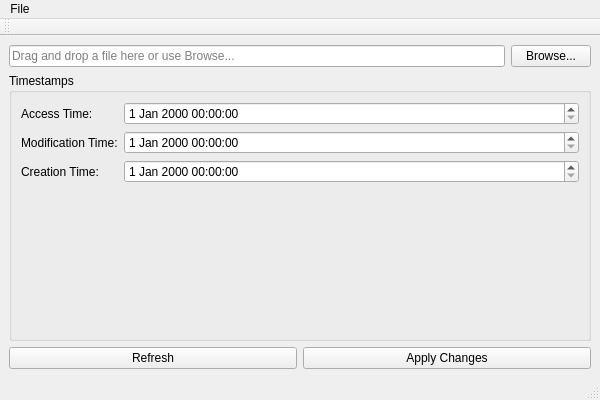
<?xml version="1.0" encoding="UTF-8"?>
<ui version="4.0">
 <class>MainWindow</class>
 <widget class="QMainWindow" name="MainWindow">
  <property name="geometry">
   <rect>
    <x>0</x>
    <y>0</y>
    <width>600</width>
    <height>400</height>
   </rect>
  </property>
  <property name="windowTitle">
   <string>File Touch</string>
  </property>
  <widget class="QWidget" name="centralwidget">
   <layout class="QVBoxLayout" name="verticalLayout">
    <item>
     <layout class="QHBoxLayout" name="horizontalLayout">
      <item>
       <widget class="QLineEdit" name="filePathEdit">
        <property name="placeholderText">
         <string>Drag and drop a file here or use Browse...</string>
        </property>
       </widget>
      </item>
      <item>
       <widget class="QPushButton" name="browseButton">
        <property name="text">
         <string>Browse...</string>
        </property>
       </widget>
      </item>
     </layout>
    </item>
    <item>
     <widget class="QGroupBox" name="timestampsGroup">
      <property name="title">
       <string>Timestamps</string>
      </property>
      <layout class="QFormLayout" name="formLayout">
       <item row="0" column="0">
        <widget class="QLabel" name="accessTimeLabel">
         <property name="text">
          <string>Access Time:</string>
         </property>
        </widget>
       </item>
       <item row="0" column="1">
        <widget class="QDateTimeEdit" name="accessTimeEdit"/>
       </item>
       <item row="1" column="0">
        <widget class="QLabel" name="modificationTimeLabel">
         <property name="text">
          <string>Modification Time:</string>
         </property>
        </widget>
       </item>
       <item row="1" column="1">
        <widget class="QDateTimeEdit" name="modificationTimeEdit"/>
       </item>
       <item row="2" column="0">
        <widget class="QLabel" name="creationTimeLabel">
         <property name="text">
          <string>Creation Time:</string>
         </property>
        </widget>
       </item>
       <item row="2" column="1">
        <widget class="QDateTimeEdit" name="creationTimeEdit"/>
       </item>
      </layout>
     </widget>
    </item>
    <item>
     <layout class="QHBoxLayout" name="buttonLayout">
      <item>
       <widget class="QPushButton" name="refreshButton">
        <property name="text">
         <string>Refresh</string>
        </property>
       </widget>
      </item>
      <item>
       <widget class="QPushButton" name="applyButton">
        <property name="text">
         <string>Apply Changes</string>
        </property>
       </widget>
      </item>
     </layout>
    </item>
   </layout>
  </widget>
  <widget class="QMenuBar" name="menubar">
   <property name="geometry">
    <rect>
     <x>0</x>
     <y>0</y>
     <width>600</width>
     <height>21</height>
    </rect>
   </property>
   <widget class="QMenu" name="menuFile">
    <property name="title">
     <string>File</string>
    </property>
    <addaction name="actionExit"/>
   </widget>
   <addaction name="menuFile"/>
  </widget>
  <widget class="QStatusBar" name="statusbar"/>
  <widget class="QToolBar" name="toolBar">
   <property name="windowTitle">
    <string>toolBar</string>
   </property>
   <attribute name="toolBarArea">
    <enum>TopToolBarArea</enum>
   </attribute>
   <attribute name="toolBarBreak">
    <bool>false</bool>
   </attribute>
  </widget>
  <action name="actionExit">
   <property name="text">
    <string>Exit</string>
   </property>
  </action>
 </widget>
 <resources/>
 <connections/>
</ui>
